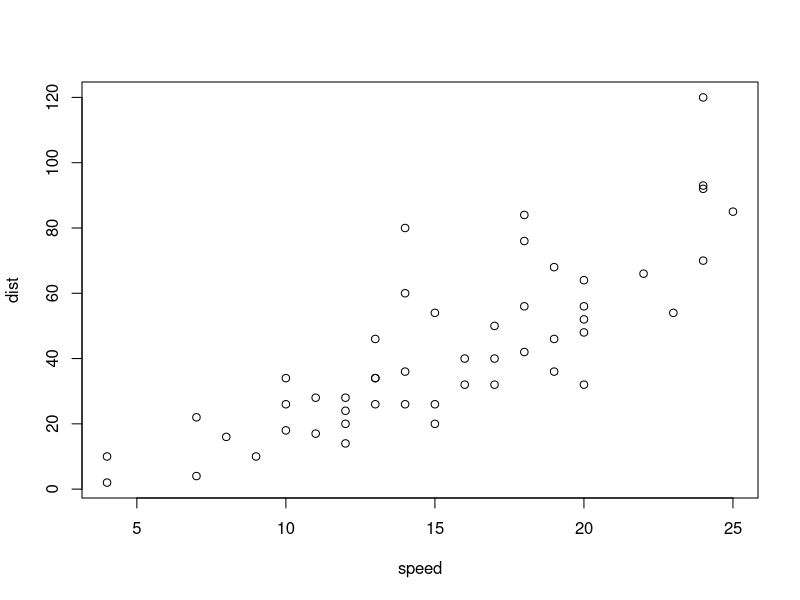
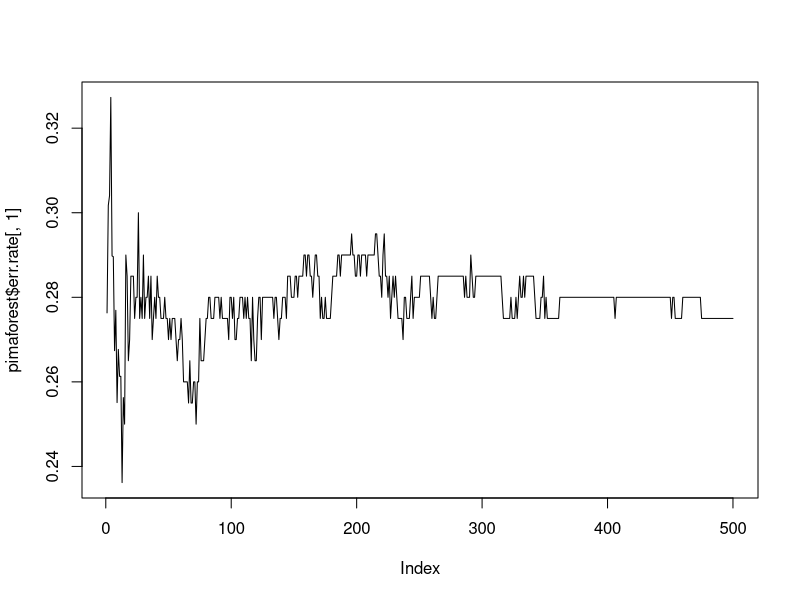
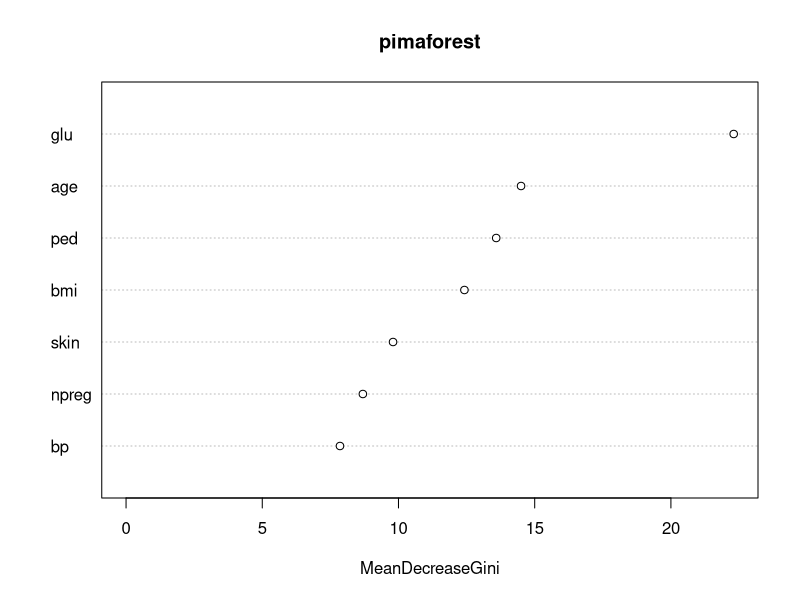

Recreate these plots in R, in order.
## ---- chunk 1
plot(cars)
## ---- chunk 2
mydata <- c(3,8,7,6,3,2,9,10)
?sample
set.seed(33)
bs1 <- sample(mydata, size=length(mydata), replace = TRUE)
bs1
bs2 <- sample(mydata, size=length(mydata), replace = TRUE)
bs2

## ---- chunk 3
library(randomForest)
library(MASS)
View(Pima.tr)

## ---- chunk 4
set.seed(387)
pimaforest <- randomForest(type~., data = Pima.tr)
pimaforest
str(pimaforest)
head(pimaforest$err.rate[,1])
plot(pimaforest$err.rate[,1], type='l')

## ---- chunk 5
oob.error <- numeric(7)
for (i in 1:7){
  forest2 <- randomForest(type~., data = Pima.tr, mtry = i, ntree = 300)
  oob.error[i] <- forest2$err.rate[300,1]
  #test.set.error[i] <- sum(preds != Pima.te, )
}
oob.error
importance(pimaforest)
varImpPlot(pimaforest)

